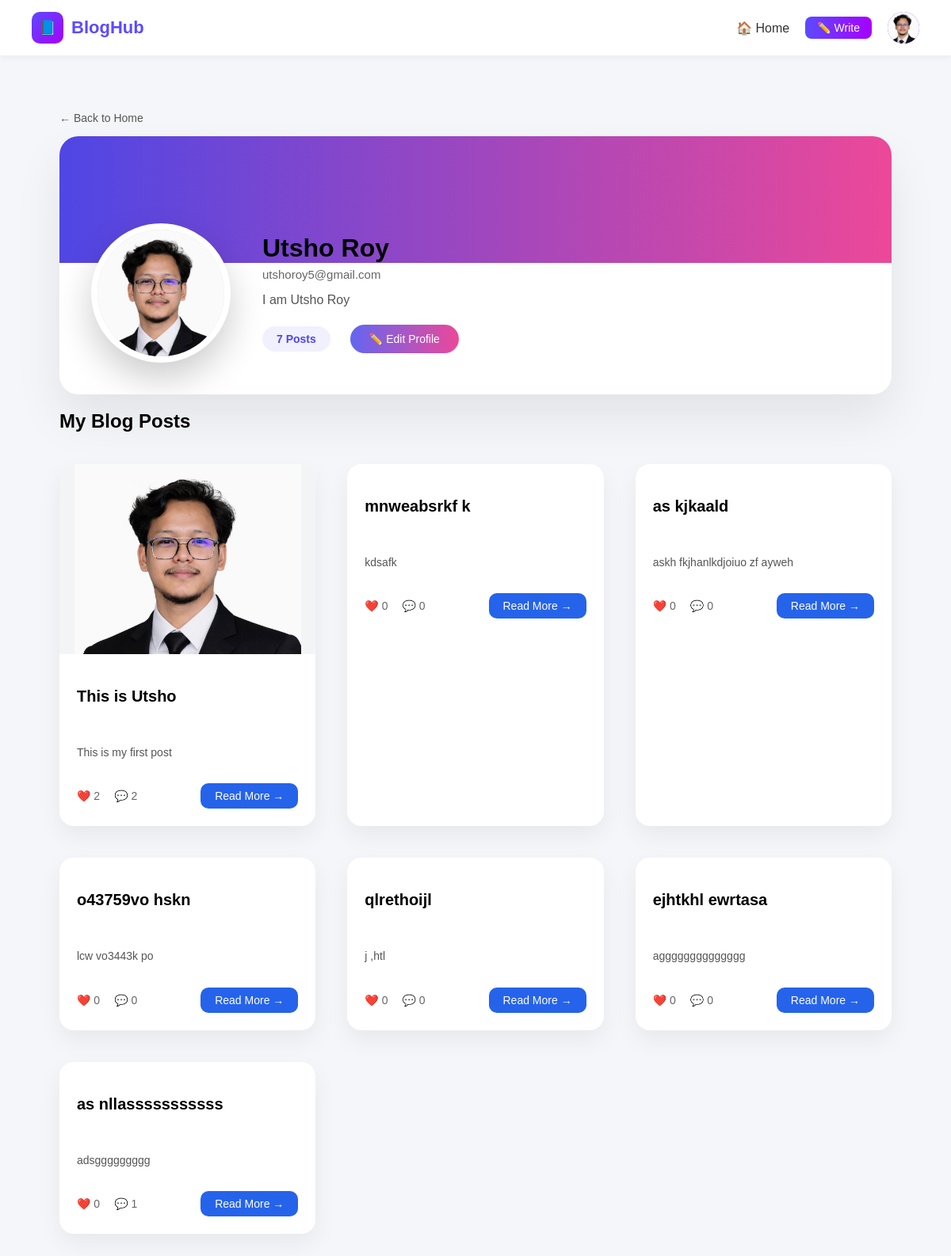
The page /profile/ (signed in) on the database its author committed.
### blog/models.py (models this page shows, shortened)
class Profile(models.Model):
    user = models.OneToOneField(User, on_delete=models.CASCADE)
    bio = models.TextField(blank=True)
    image = models.ImageField(upload_to='profile_pics/', default='default.png')

class Post(models.Model):
    title = models.CharField(max_length=200)
    content = models.TextField()
    image = models.ImageField(upload_to='post_images/', blank=True, null=True)
    author = models.ForeignKey(User, on_delete=models.CASCADE)
    created_at = models.DateTimeField(auto_now_add=True)

### blog/views.py (the view)
# urls.py: path('profile/', views.profile, name='profile'),
@login_required
def profile(request):
    if request.user.is_staff or request.user.is_superuser:
        return redirect('/admin/')
    profile, created = Profile.objects.get_or_create(user=request.user)
    return render(request, 'profile.html', {'profile': profile})

### templates/profile.html
{% extends 'base.html' %}
{% block content %}
<div class="profile-wrapper">
    <a href="{% url 'home' %}" class="back-link">
        ← Back to Home
    </a>
    <div class="profile-card">
        <div class="profile-banner"></div>
        <div class="profile-header-content">
            <div class="profile-avatar-large">
                {% if profile.image %}
                <img src="{{ profile.image.url }}" alt="Profile Image">
                {% else %}
                <span class="avatar-letter">
                        {{ user.first_name|first|upper }}
                    </span>
                {% endif %}
            </div>
            <div class="profile-info">
                <h2 class="profile-name">
                    {{ user.first_name }} {{ user.last_name }}
                </h2>
                <p class="profile-email">
                    {{ user.email }}
                </p>
                {% if profile.bio %}
                <p class="profile-bio">
                    {{ profile.bio|truncatechars:180 }}
                </p>
                {% else %}
                <p class="profile-bio empty-bio">
                    No bio added yet.
                </p>
                {% endif %}
                <div class="profile-meta">
                    <span class="post-count">
                        {{ user.post_set.count }} Posts
                    </span>
                    <a href="{% url 'edit_profile' %}" class="edit-profile-btn">
                        ✏️ Edit Profile
                    </a>
                </div>
            </div>
        </div>
    </div>
    <h2 class="section-title">My Blog Posts</h2>
    {% if user.post_set.all %}
    <div class="post-grid">
        {% for post in user.post_set.all %}
        <div class="post-card">
            {% if post.image %}
            <div class="post-image">
                <img src="{{ post.image.url }}" alt="Post Image">
            </div>
            {% endif %}
            <div class="post-content">
                <h3>{{ post.title }}</h3>
                <p class="post-desc">
                    {{ post.content|truncatewords:18 }}
                </p>
                <div class="card-footer">
                    <div class="card-actions">
                            <span class="icon-btn">
                                ❤️ {{ post.likes.count }}
                            </span>
                        <span class="icon-btn">
                                💬 {{ post.comments.count }}
                            </span>
                    </div>
                    <a href="{% url 'post_detail' post.id %}"
                       class="read-btn">
                        Read More →
                    </a>
                </div>
            </div>
        </div>
        {% endfor %}
    </div>
    {% else %}
    <p class="no-post-msg">
        You haven't written any posts yet.
    </p>
    {% endif %}
</div>
{% endblock %}

### templates/base.html (shortened to what this page needs)
{% load static %}
<!DOCTYPE html>
<html>
<head>
    <link rel="stylesheet" href="{% static 'style.css' %}">
</head>
<body>
<nav class="navbar">
    <div class="nav-left">
        <a href="{% url 'home' %}" class="logo-link">
            <span class="logo-box">📘</span>
            <span class="logo-text">BlogHub</span>
        </a>
    </div>
    <div class="nav-right">
        <a href="{% url 'home' %}" class="nav-link">
            🏠 Home
        </a>
        {% if user.is_authenticated %}
        <a href="{% url 'create_post' %}" class="write-btn">
            ✏️ Write
        </a>
        <div class="profile-dropdown">
            <div class="profile-avatar">
                {% if user.profile.image %}
                <img src="{{ user.profile.image.url }}">
                {% else %}
                {{ user.username|first|upper }}
                {% endif %}
            </div>
        </div>
        {% else %}
        <a href="{% url 'login' %}" class="nav-link">Login</a>
        <a href="{% url 'register' %}" class="write-btn">Sign Up</a>
        {% endif %}
    </div>
</nav>
{% block content %}
{% endblock %}
</body>
</html>

### static/style.css (style rules this page uses)
body { margin: 0; font-family: Arial, sans-serif; background: #f5f6fa; }
.navbar { display: flex; justify-content: space-between; align-items: center; padding: 15px 40px; background: white; box-shadow: 0 2px 10px rgba(0,0,0,0.05); }
.nav-left { display: flex; align-items: center; gap: 10px; }
.logo-link { display: flex; align-items: center; gap: 10px; text-decoration: none; }
.logo-box { width: 40px; height: 40px; background: linear-gradient(135deg,#5b4bff,#a700ff); border-radius: 10px; display: flex; align-items: center; justify-content: center; color: white; font-size: 18px; }
.logo-text { font-weight: bold; font-size: 22px; color: #5b4bff; text-decoration: none; }
.nav-right { display: flex; align-items: center; gap: 20px; }
.nav-link { text-decoration: none; color: #333; font-weight: 500; }
.write-btn { background: linear-gradient(90deg,#5b4bff,#a700ff); color: white; padding: 6px 15px; border-radius: 8px; text-decoration: none; font-size: 14px; }
.profile-dropdown { position: relative; }
.profile-avatar { width: 40px; height: 40px; border-radius: 50%; overflow: hidden; background: linear-gradient(135deg,#5b4bff,#a700ff); display: flex; align-items: center; justify-content: center; font-weight: bold; color: white; cursor: pointer; }
.profile-avatar img { width: 100%; height: 100%; object-fit: cover; }
.post-grid { display: grid; grid-template-columns: repeat(3, 1fr); gap: 40px; margin-top: 40px; }
.post-card { background: #ffffff; border-radius: 18px; overflow: hidden; box-shadow: 0 12px 30px rgba(0,0,0,0.06); transition: 0.3s ease; display: flex; flex-direction: column; }
.post-image { width: 100%; height: 240px; background: #f3f4f6; display: flex; align-items: center; justify-content: center; overflow: hidden; }
.post-image img { max-width: 100%; max-height: 100%; object-fit: contain; }
.post-content { padding: 22px; display: flex; flex-direction: column; gap: 14px; }
.post-content h3 { font-size: 20px; font-weight: 600; }
.post-desc { font-size: 14px; color: #555; line-height: 1.6; }
.card-footer { display: flex; justify-content: space-between; align-items: center; margin-top: auto; }
.card-actions { display: flex; gap: 18px; align-items: center; }
.icon-btn { font-size: 14px; color: #666; display: flex; align-items: center; gap: 6px; text-decoration: none; }
.read-btn { background: #2563eb; color: white; padding: 8px 18px; border-radius: 10px; font-size: 14px; text-decoration: none; transition: 0.2s; }
.profile-wrapper { max-width: 1050px; margin: 70px auto; padding: 0 20px; }
.back-link { font-size: 14px; color: #555; text-decoration: none; display: inline-block; margin-bottom: 18px; }
.profile-card { background: #ffffff; border-radius: 24px; overflow: hidden; box-shadow: 0 30px 60px rgba(0,0,0,0.08); transition: 0.3s ease; }
.profile-banner { height: 160px; background: linear-gradient(90deg,#4f46e5,#ec4899); }
.profile-header-content { display: flex; align-items: center; gap: 40px; padding: 40px; margin-top: -90px; }
.profile-avatar-large { width: 160px; height: 160px; border-radius: 50%; overflow: hidden; border: 8px solid #ffffff; box-shadow: 0 20px 45px rgba(0,0,0,0.2); background: #ddd; display: flex; align-items: center; justify-content: center; }
.profile-avatar-large img { width: 100%; height: 100%; object-fit: cover; }
.profile-name { font-size: 32px; margin: 0; font-weight: 700; }
.profile-email { font-size: 15px; color: #666; margin-top: 6px; }
.profile-bio { margin-top: 12px; font-size: 16px; color: #555; max-width: 650px; display: -webkit-box; -webkit-line-clamp: 2; -webkit-box-orient: vertical; overflow: hidden; }
.profile-meta { margin-top: 22px; display: flex; align-items: center; gap: 25px; }
.post-count { background: rgba(79,70,229,0.08); color: #4f46e5; padding: 8px 18px; border-radius: 16px; font-size: 14px; font-weight: 600; }
.edit-profile-btn { background: linear-gradient(90deg,#6366f1,#ec4899); color: white; padding: 10px 24px; border-radius: 18px; text-decoration: none; font-size: 14px; transition: 0.3s ease; }
.back-link { text-decoration: none; color: #555; font-size: 14px; display: inline-block; margin-bottom: 15px; }

### rows shown on the page
Profile: image (picture), bio "I am Utsho Roy"
Post: image (picture), title "This is Utsho", content "This is my first post", likes.count "2", comments.count "2"
Post: title "mnweabsrkf k", content "kdsafk", likes.count "0", comments.count "0"
Post: title "as kjkaald", content "askh fkjhanlkdjoiuo zf ayweh", likes.count "0", comments.count "0"
Post: title "o43759vo hskn", content "lcw vo3443k po", likes.count "0", comments.count "0"
Post: title "qlrethoijl", content "j ,htl", likes.count "0", comments.count "0"
Post: title "ejhtkhl ewrtasa", content "agggggggggggggg", likes.count "0", comments.count "0"
Post: title "as nllasssssssssss", content "adsggggggggg", likes.count "0", comments.count "1"

### other values the page prints
{{ user.first_name }} "Utsho"
{{ user.last_name }} "Roy"
{{ user.email }} "utshoroy5@gmail.com"
{{ user.post_set.count }} "7"
